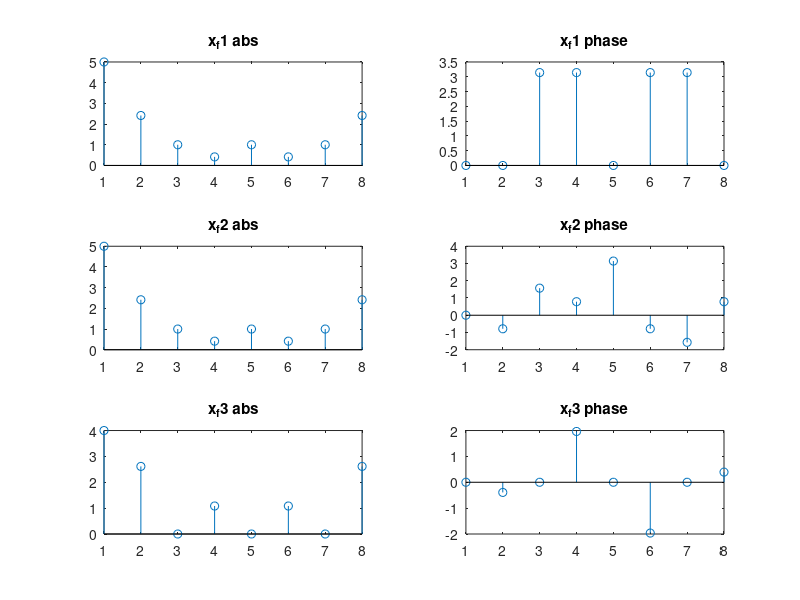

MATLAB code to generate this figure:
% exercise 2_4

% if input are real number sequences, the output would be symmetric in
% terms of phase and magnitude

x_n1 = [ 1 1 1 0 0 0 1 1];
x_n2 = [ 1 1 1 1 0 0 0 1];
x_n3 = [ 1 1 1 0 0 0 0 1];

x_f1= fft(x_n1);
x_f2= fft(x_n2);
x_f3= fft(x_n3);

figure
subplot (3,2,1);
stem(abs(x_f1));
title('x_f1 abs');
hold on
subplot (3,2,2);
stem(angle(x_f1));
title('x_f1 phase');
hold on

subplot (3,2,3);
stem(abs(x_f2));
title('x_f2 abs');
hold on
subplot (3,2,4);
stem(angle(x_f2));
title('x_f2 phase');


subplot (3,2,5);
stem(abs(x_f3));
title('x_f3 abs');
hold on
subplot (3,2,6);
stem(angle(x_f3));
title('x_f3 phase');

hold off

